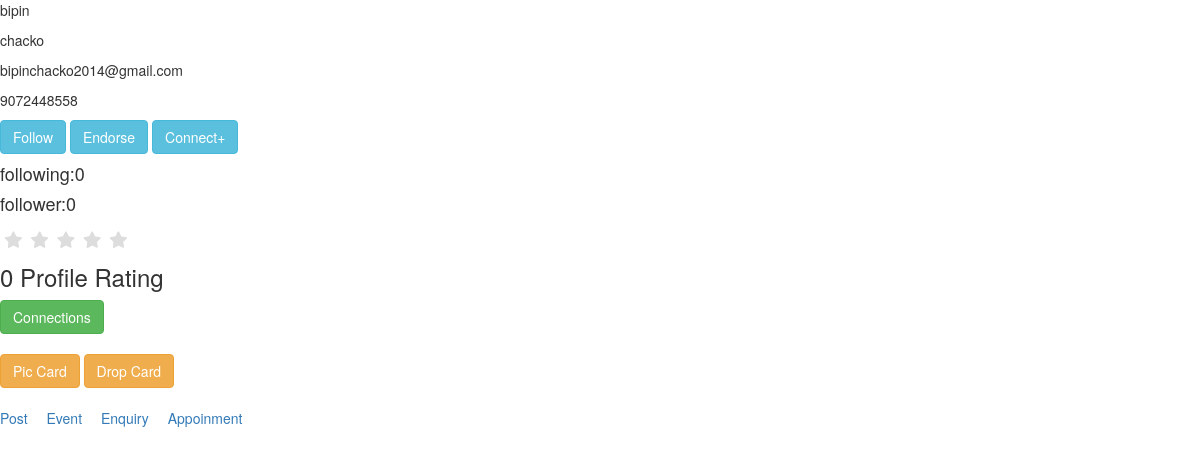
The app's page /longprofile/searchprofile_full_view/1/ with its own data.
### byhand/models.py (models this page shows, shortened)
class CustomUser(AbstractBaseUser, PermissionsMixin):
    email = models.EmailField(_('email address'), unique=True,null=True)
    username = models.CharField(max_length=150, unique=True,null=True)
    first_name = models.CharField(max_length=150, blank=True)
    last_name = models.CharField(max_length=150, blank=True)
    start_date = models.DateTimeField(default=timezone.now)
    is_staff = models.BooleanField(default=False)
    is_active = models.BooleanField(default=False)
    objects = CustomAccountManager()
    USERNAME_FIELD = 'email'
    REQUIRED_FIELDS = ['username', 'first_name']

### longprofile/views.py (the view)
# urls.py: url(r'^searchprofile_full_view/(?P<pk>\d+)/$',views.searchprofile_full_view,name="searchprofile_full_view"),
def searchprofile_full_view(request, pk):
    request.session['othreuser'] = pk
    instance = get_object_or_404(CustomUser, pk=pk)
    is_following = Follow2.objects.filter(following_id = request.user.id, follower_id = pk)
    endorse = Endorse.objects.filter(user_id = request.user.id, liked_person_id = pk)
    if Connection.objects.filter(user_id = request.user.id, connected_person_id = pk, connection = 0):
        is_connection = "requested"
    elif Connection.objects.filter(user_id = request.user.id, connected_person_id = pk, connection = 1):
        is_connection = "connected"
    else:
        is_connection = "notConnected"
    following_count = Follow2.objects.filter(following_id = request.user.id).count()
    follower_count = Follow2.objects.filter(follower_id = request.user.id).count()
    try:
        rating_view = Rating.objects.filter(rated_person = pk).aggregate(Sum('rating'))
        rating_count = Rating.objects.filter(rated_person = pk).count()
        e = (rating_view['rating__sum'])
        rating = e/rating_count
    except:
        rating = 0
    context = {
        'instance':instance,
        'connection':is_following,
        'endorse':endorse,
        'following_count':following_count,
        'rating':rating,
        'follower_count':follower_count,
        'is_connection':is_connection
    }
    return render(request,'longprofile/searchpofile_full_view.html',context)

### templates/longprofile/searchpofile_full_view.html (shortened to what this page needs)
{% load static %}
<html>
    <head>
        <link rel="stylesheet" href="{% static 'css/star.css' %}" type="text/css">
        <link rel="stylesheet" href="https://maxcdn.bootstrapcdn.com/bootstrap/3.4.1/css/bootstrap.min.css">
    </head>
    <body>
        <p>{{instance.first_name}}</p>
        <p>{{instance.last_name}}</p>
        <p>{{instance.email}}</p>
        <p>{{instance.username }}</p>
        {% if connection %}
        <a type="button" class="btn btn-info" id="follow" role="button" href="{% url 'follow' instance.pk %}">Unfollow</a>
        {% else %}
        <a type="button" class="btn btn-info" id="follow" role="button" href="{% url 'follow' instance.pk %}">Follow</a>
        {% endif %}
        {% if endorse %}
        <a type="button" class="btn btn-info" id="endorse_btn" role="button" href="{% url 'endorse' instance.pk %}">Endorsed</a>
        {% else %}
        <a type="button" class="btn btn-info" id="endorse_btn" role="button" href="{% url 'endorse' instance.pk %}">Endorse</a>
        {% endif %}
        {% if is_connection == "notConnected" %}
        <a type="button" class="btn btn-info" id="connect_btn" role="button" href="{% url 'connection' instance.pk %}">Connect+</a>
        {% elif is_connection == "connected" %}
        <a type="button" class="btn btn-info" id="connect_btn" role="button" href="{% url 'connection' instance.pk %}">Connected</a>
        {% else %}
        <a type="button" class="btn btn-info" id="connect_btn" role="button" href="{% url 'connection' instance.pk %}">Requested</a>
        {% endif %}
        <h4 id="f_count">following:{{following_count}}</h4>
        <h4 id="follower_count">follower:{{follower_count}}</h4>
        <div>
            <fieldset class="rating">
                <input type="radio" class="starInp" id="star5" name="rating" value="5" /><label class = "full" for="star5" title="Awesome - 5 stars"></label>
                <input type="radio" class="starInp" id="star4" name="rating" value="4" /><label class = "full" for="star4" title="Pretty good - 4 stars"></label>
                <input type="radio" class="starInp" id="star3" name="rating" value="3" /><label class = "full" for="star3" title="Meh - 3 stars"></label>
                <input type="radio" class="starInp" id="star2" name="rating" value="2" /><label class = "full" for="star2" title="Kinda bad - 2 stars"></label>
                <input type="radio" class="starInp" id="star1" name="rating" value="1" /><label class = "full" for="star1" title="Sucks big time - 1 star"></label>
            </fieldset>
        </div><br>
        <div>
            <h3>{{rating}} Profile Rating</h3>
        </div>
        <div>
            <a type="button" class="btn btn-success" id="connections_btn" role="button" href="{% url 'connectionList' instance.pk %}">Connections</a>
        </div><br>
        <div>
            <a type="button" class="btn btn-warning" id="picCard_btn" role="button" href="#">Pic Card</a>
            <a type="button" class="btn btn-warning" id="dropCard_btn" role="button" href="#">Drop Card</a>
        </div><br>
        <div>
            <a href="#" style="padding-right: 15px;">Post</a>
            <a href="{% url 'eventOtheruser' instance.pk %}" style="padding-right: 15px;">Event</a>
            <a href="{% url 'createEnquiry' instance.pk %}" style="padding-right: 15px;">Enquiry</a>
            <a href="{% url 'createAppoinment' instance.pk %}">Appoinment</a>
        </div>
    </body>
</html>

### static/css/star.css (style rules this page uses)
fieldset, label { margin: 0; padding: 0; }
body { margin: 20px; }
.rating { border: none; float: left; }
.rating > label:before { margin: 5px; font-size: 1.25em; font-family: FontAwesome; display: inline-block; content: "\f005"; }
.rating > label { color: #ddd; float: right; }

### records on screen
CustomUser: first_name "bipin", last_name "chacko", email "bipinchacko2014@gmail.com", username "9072448558"

### other values on screen
{{ following_count }} "0"
{{ rating }} "0"
